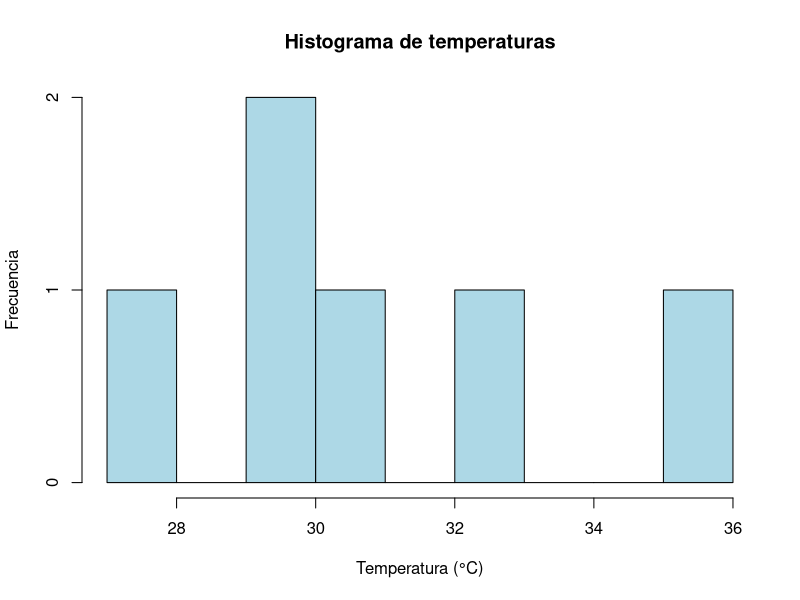
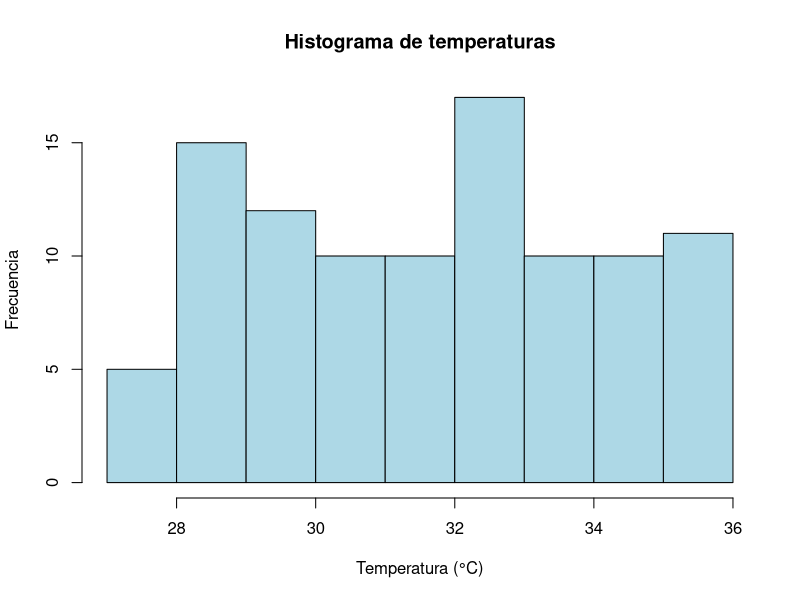
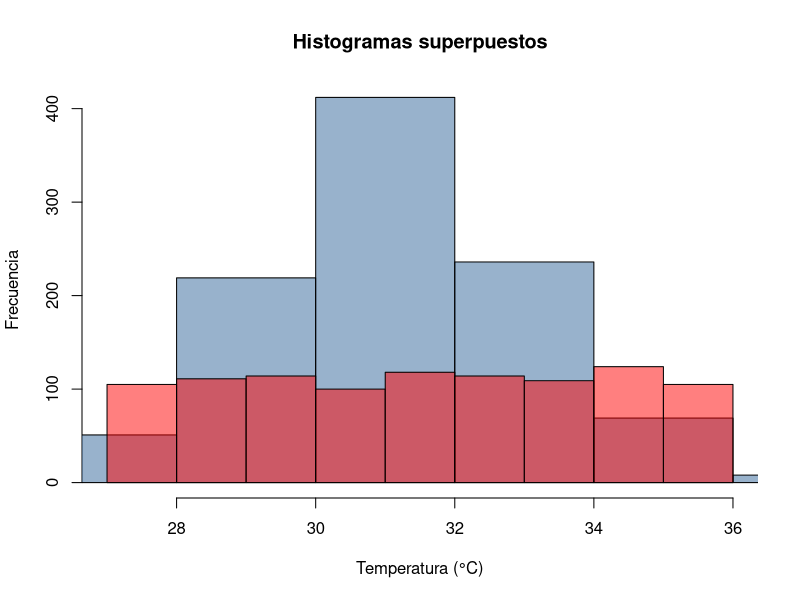

Write the R code that produced these figures, in order.
temp <- c(29.8, 32.4, 35.3, 27.2, 29.3, 30.4)

hist(temp, 
     main = "Histograma de temperaturas",
     xlab = "Temperatura (°C)",
     ylab = "Frecuencia",
     col = "lightblue",
     border = "black",
     breaks = 9,
     xlim = c(27, 36))


#############################

temperaturas <- runif(100, min = 27, max = 36)

hist(temperaturas, 
     main = "Histograma de temperaturas",
     xlab = "Temperatura (°C)",
     ylab = "Frecuencia",
     col = "lightblue",
     border = "black",
     breaks = 9,
     xlim = c(27, 36))


#############################

temperatura1 <- data.frame(
  x = rnorm(1000, mean = 31, sd = 2),       # Valores aleatorios decimales con distribución normal
  y = runif(1000, min=27, max=36)       # Valores aleatorios decimales con distribución uniforme
)

hist(temperatura1$x,
     main = "Histogramas superpuestos",
     xlab = "Temperatura (°C)",
     ylab = "Frecuencia",
     col = rgb(0.2, 0.4, 0.6, 0.5),  # azul con transparencia
     border = "black",
     breaks = 9,
     xlim = c(27, 36))


hist(temperatura1$y,
     col = rgb(1, 0, 0, 0.5),         # rojo con transparencia
     border = "black",
     breaks = 9,
     add = TRUE)
